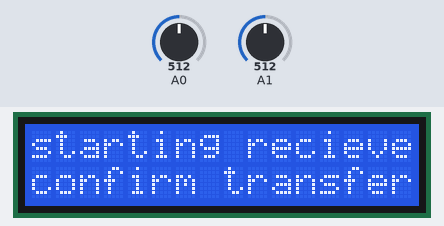
The sketch below on a simulated Arduino Uno, built with avr-gcc and run on an emulated ATmega328P. On the bench: 16×2 character LCD. The test bench sets the inputs (shaded band); at power-on: A0 = 512, A1 = 512.

Above: at 0.1 s.
3.4 s: A0 set to 0
At 4.4 s:
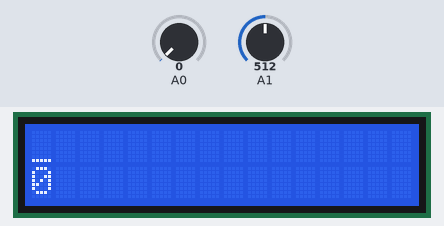
Timing chart, 0 to 6.4 s (numbered marks = the images above; inputs shaded):
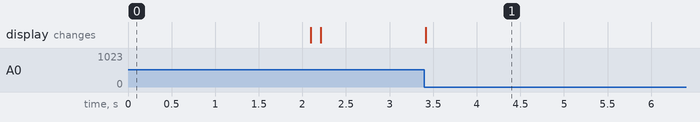

Measured:
- after the input at 3.4 s, the display: changes at once (image 1)

The sketch:

Receiver.ino
```cpp
/*---------------------------------------------------------------------------------------------------------------------------/

    30/25/18

    This code was made by Max McCormack for the BT young scientist project 2019.
    Recieves clock and data laser signal in two photodiodes.
    Accepts unicode char bytes and displays recieved text on LCD. Maximum 16 chars (limited by LCD size)
    Improvement: refine to use just one laser for both clock and data.
    Schematic of 2 receivers in google drive folder. (32K ohms)

/--------------------------------------------------------------------------------------------------------------------------*/

//libraries
#include <LiquidCrystal_I2C.h>
#include <Wire.h>

//define LCD parameters
LiquidCrystal_I2C lcd(0x27, 16, 2);//make sure I2C address is correct - check on LCD IIC backpack module

//define LED indicator pins - looks cool and good for debugging / testing.
#define ClockLED 12
#define DataLED 13

//define bool, char array,various ints for later use
volatile int ClockRead0 = 0;
volatile int ClockRead1 = 0;

volatile byte rbyte = 0;
volatile int bit_pos = 0;
char message[16];
volatile bool LCDupdate = true;
volatile bool rbit = 0;

//remember
//clock = A0  (LCD)
//data = A1   (LCD)

void setup() {
  //Serial.begin(9600);//for debugging - comment out if unused

  //initiate LCD
  lcd.init();
  lcd.backlight();

  //print nice message for users

  lcd.print("starting recieve");
  digitalWrite(ClockLED, HIGH);
  digitalWrite(DataLED, HIGH);
  lcd.setCursor(0,1);
  lcd.print("confirm transfer"); //cool startup sequence.
  delay(2000);
  digitalWrite(DataLED, LOW);
  digitalWrite(ClockLED, LOW);
  lcd.clear();
  delay(100);

  strcpy(message, ""); //set message to null
}

void ClockUp(){       //guess when this runs
  Serial.println("1");
  digitalWrite(ClockLED, HIGH);
  int DataRead = analogRead(A1);
  if(DataRead == 0){
    rbit = 1;
  }
  else{
    rbit = 0;
  }

  if (bit_pos == 8) {
    rbyte = 0;
    bit_pos = 0;
  }

  if (rbit) {
    rbyte |= (0x80 >> bit_pos);
  }

  bit_pos += 1;

  if (bit_pos == 8) {
    strncat(message, (const char *)&rbyte, 1);
  }

  LCDupdate = true;
}

void ClockDown(){
  Serial.println("0");
  digitalWrite(ClockLED, LOW);
}

void loop() {
  int datindicator = analogRead(A1);
  Serial.println(datindicator);
  ClockRead0 = analogRead(A0);
  delay(1);
  if(datindicator == 0){
    digitalWrite(DataLED, HIGH);
  }
  else{
    digitalWrite(DataLED, LOW);
  }
  if((ClockRead1 > 1) & (ClockRead0 == 0)){
    ClockUp();
  }
  else if((ClockRead1 == 0) & (ClockRead0 > 200)){
    ClockDown();
  }
  ClockRead1 = analogRead(A0);
  delay(0.1);
  if((ClockRead0 > 1) & (ClockRead1 == 0)){
    ClockUp();
  }
  else if((ClockRead0 == 0) & (ClockRead1 > 200)){
    ClockDown();
  }
  if (LCDupdate) {
    LCDupdate = false;

    lcd.noCursor();
    lcd.setCursor(0, 0);
    lcd.print(message);
    lcd.setCursor(0, 1);
    for (int i = 0; i < 8; i += 1) {
      if (i < bit_pos) {
        lcd.print(rbyte & (0x80 >> i) ? "1" : "0");
      } else {
        lcd.print(" ");
      }
    }
    lcd.setCursor(strlen(message), 0);
    lcd.cursor();
  }
}

//max mccormack 2020
```
